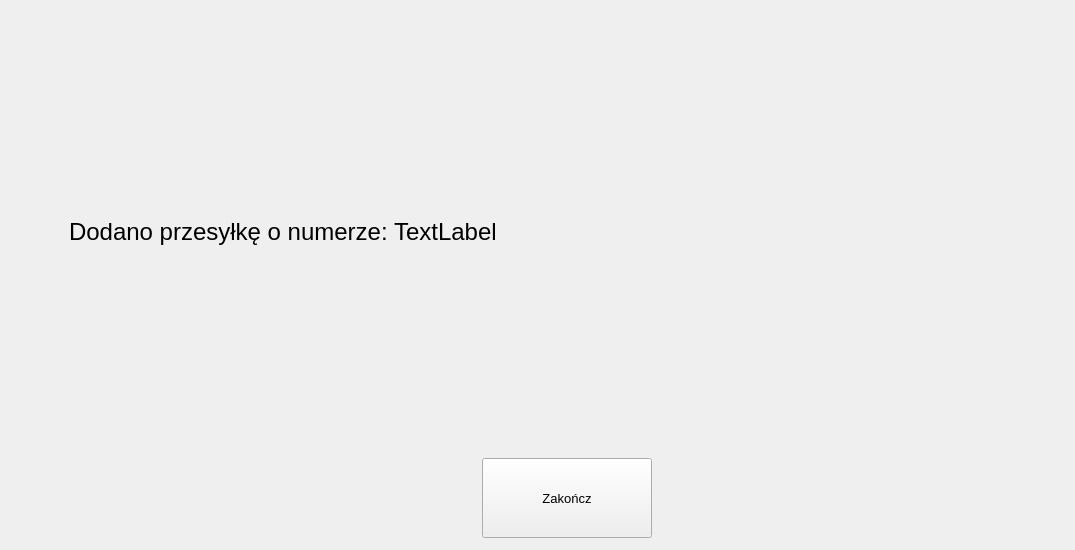
      <widget class="QWidget" name="page_5">
       <layout class="QGridLayout" name="gridLayout_6">
        <item row="1" column="0">
         <layout class="QHBoxLayout" name="horizontalLayout_31">
          <item>
           <spacer name="verticalSpacer_9">
            <property name="orientation">
             <enum>Qt::Vertical</enum>
            </property>
            <property name="sizeHint" stdset="0">
             <size>
              <width>58</width>
              <height>408</height>
             </size>
            </property>
           </spacer>
          </item>
          <item>
           <layout class="QVBoxLayout" name="verticalLayout_13">
            <item>
             <layout class="QHBoxLayout" name="horizontalLayout_30">
              <item>
               <widget class="QLabel" name="label_14">
                <property name="font">
                 <font>
                  <pointsize>18</pointsize>
                 </font>
                </property>
                <property name="text">
                 <string>Dodano przesyłkę o numerze:</string>
                </property>
               </widget>
              </item>
              <item>
               <widget class="QLabel" name="label_ShipmentID_2">
                <property name="font">
                 <font>
                  <pointsize>18</pointsize>
                 </font>
                </property>
                <property name="text">
                 <string>TextLabel</string>
                </property>
               </widget>
              </item>
              <item>
               <spacer name="horizontalSpacer_46">
                <property name="orientation">
                 <enum>Qt::Horizontal</enum>
                </property>
                <property name="sizeHint" stdset="0">
                 <size>
                  <width>488</width>
                  <height>20</height>
                 </size>
                </property>
               </spacer>
              </item>
             </layout>
            </item>
            <item>
             <layout class="QVBoxLayout" name="verticalLayout_12">
              <item>
               <layout class="QVBoxLayout" name="verticalLayout_11">
                <item>
                 <layout class="QVBoxLayout" name="verticalLayout_10">
                  <item>
                   <layout class="QHBoxLayout" name="horizontalLayout_28"/>
                  </item>
                  <item>
                   <spacer name="horizontalSpacer_41">
                    <property name="orientation">
                     <enum>Qt::Horizontal</enum>
                    </property>
                    <property name="sizeType">
                     <enum>QSizePolicy::Preferred</enum>
                    </property>
                    <property name="sizeHint" stdset="0">
                     <size>
                      <width>775</width>
                      <height>120</height>
                     </size>
                    </property>
                   </spacer>
                  </item>
                 </layout>
                </item>
                <item>
                 <layout class="QHBoxLayout" name="horizontalLayout_29">
                  <item>
                   <spacer name="horizontalSpacer_44">
                    <property name="orientation">
                     <enum>Qt::Horizontal</enum>
                    </property>
                    <property name="sizeHint" stdset="0">
                     <size>
                      <width>298</width>
                      <height>20</height>
                     </size>
                    </property>
                   </spacer>
                  </item>
                  <item>
                   <widget class="QPushButton" name="pushButton_FinishAddingNewRecord">
                    <property name="minimumSize">
                     <size>
                      <width>170</width>
                      <height>80</height>
                     </size>
                    </property>
                    <property name="font">
                     <font>
                      <pointsize>10</pointsize>
                     </font>
                    </property>
                    <property name="text">
                     <string>Zakończ</string>
                    </property>
                   </widget>
                  </item>
                  <item>
                   <spacer name="horizontalSpacer_45">
                    <property name="orientation">
                     <enum>Qt::Horizontal</enum>
                    </property>
                    <property name="sizeHint" stdset="0">
                     <size>
                      <width>408</width>
                      <height>20</height>
                     </size>
                    </property>
                   </spacer>
                  </item>
                 </layout>
                </item>
               </layout>
              </item>
             </layout>
            </item>
           </layout>
          </item>
         </layout>
        </item>
        <item row="0" column="0">
         <spacer name="horizontalSpacer_42">
          <property name="orientation">
           <enum>Qt::Horizontal</enum>
          </property>
          <property name="sizeHint" stdset="0">
           <size>
            <width>1053</width>
            <height>120</height>
           </size>
          </property>
         </spacer>
        </item>
       </layout>
      </widget>
